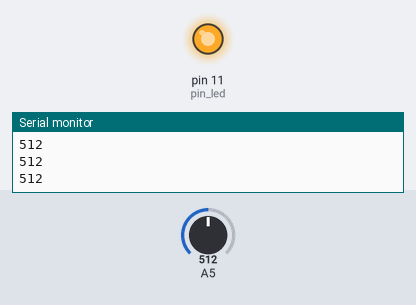
Bench run of a sketch on a simulated Arduino Uno, built with avr-gcc and run on an emulated ATmega328P. On the bench: output pins drawn as LEDs (lit = HIGH), the last lines printed to the serial monitor. Inputs (shaded band) come from the test bench; at power-on: A5 = 512.

Above: at 1.2 s.
1.3 s: A5 set to 486
At 2.7 s:
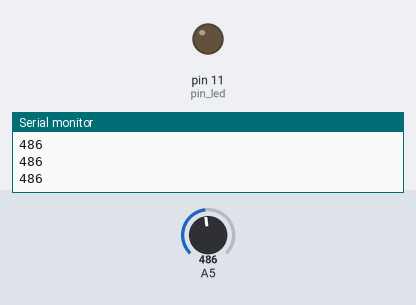
3.0 s: A5 set to 510
At 4.1 s:
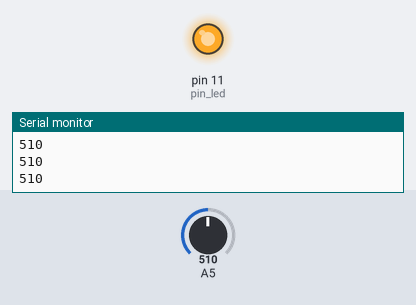
4.5 s: A5 set to 490
At 5.2 s:
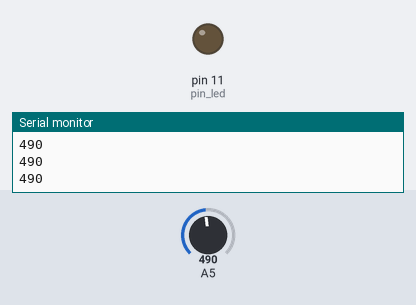
Timing chart, 0 to 7.5 s (numbered marks = the images above; inputs shaded):
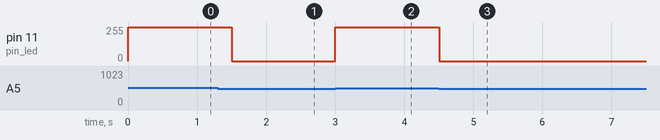

Measured:
- the behaviour switches between 500 and 499 on A5 (found by bisection; images 0 and 1)
- after the input at 1.3 s, pin 11 (pin_led): 252/255 → 0/255 after 0.20 s
- after the input at 3.0 s, pin 11 (pin_led): 0/255 → 252/255 at once
- after the input at 4.5 s, pin 11 (pin_led): 252/255 → 0/255 at once

The sketch:

controllo_led.ino
```cpp
int conto = 0;
int valore_potenz = 0;
const int pin_bottone = 04;
int stato_bottone = 0;
const int pin_led = 11;
// impostare a piacere
const bool ctrl_con_btn = false;

void setup() {
	Serial.begin(9600);
	Serial.println("Prova: inizio");
	pinMode(pin_led, OUTPUT);
	pinMode(pin_bottone, INPUT);
}

void loop() {
	conto++;
	if ( !ctrl_con_btn ) {
		// il controllo avviene con potenziometro
		valore_potenz = analogRead(A5);
		Serial.println(valore_potenz);
		if (valore_potenz >= 500) analogWrite(pin_led, 1020);
		else digitalWrite(pin_led, LOW);
	}

	if ( ctrl_con_btn ) {
		// il controllo avviene con bottone on/off
		stato_bottone = digitalRead(pin_bottone);
		if (stato_bottone) digitalWrite(pin_led, HIGH);
		else digitalWrite(pin_led, LOW);
	}
	delay(250);
}
```
